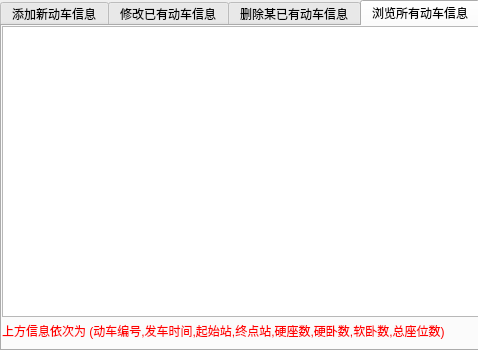
<?xml version="1.0" encoding="UTF-8"?>
<ui version="4.0">
 <class>AdminDialog</class>
 <widget class="QDialog" name="AdminDialog">
  <property name="geometry">
   <rect>
    <x>0</x>
    <y>0</y>
    <width>478</width>
    <height>350</height>
   </rect>
  </property>
  <property name="windowTitle">
   <string>Dialog</string>
  </property>
  <widget class="QTabWidget" name="tabWidget">
   <property name="geometry">
    <rect>
     <x>0</x>
     <y>0</y>
     <width>481</width>
     <height>351</height>
    </rect>
   </property>
   <property name="currentIndex">
    <number>3</number>
   </property>
   <widget class="QWidget" name="tab">
    <attribute name="title">
     <string>添加新动车信息</string>
    </attribute>
    <widget class="QLineEdit" name="lineEdit">
     <property name="geometry">
      <rect>
       <x>80</x>
       <y>40</y>
       <width>131</width>
       <height>31</height>
      </rect>
     </property>
    </widget>
    <widget class="QLineEdit" name="lineEdit_2">
     <property name="geometry">
      <rect>
       <x>300</x>
       <y>39</y>
       <width>131</width>
       <height>31</height>
      </rect>
     </property>
    </widget>
    <widget class="QLineEdit" name="lineEdit_3">
     <property name="geometry">
      <rect>
       <x>80</x>
       <y>110</y>
       <width>113</width>
       <height>31</height>
      </rect>
     </property>
    </widget>
    <widget class="QLineEdit" name="lineEdit_4">
     <property name="geometry">
      <rect>
       <x>300</x>
       <y>110</y>
       <width>113</width>
       <height>31</height>
      </rect>
     </property>
    </widget>
    <widget class="QLineEdit" name="lineEdit_5">
     <property name="geometry">
      <rect>
       <x>80</x>
       <y>180</y>
       <width>91</width>
       <height>31</height>
      </rect>
     </property>
    </widget>
    <widget class="QLineEdit" name="lineEdit_6">
     <property name="geometry">
      <rect>
       <x>300</x>
       <y>180</y>
       <width>91</width>
       <height>31</height>
      </rect>
     </property>
    </widget>
    <widget class="QLineEdit" name="lineEdit_7">
     <property name="geometry">
      <rect>
       <x>80</x>
       <y>250</y>
       <width>91</width>
       <height>31</height>
      </rect>
     </property>
    </widget>
    <widget class="QLabel" name="label">
     <property name="geometry">
      <rect>
       <x>20</x>
       <y>40</y>
       <width>61</width>
       <height>31</height>
      </rect>
     </property>
     <property name="text">
      <string>动车编号:</string>
     </property>
    </widget>
    <widget class="QLabel" name="label_2">
     <property name="geometry">
      <rect>
       <x>240</x>
       <y>40</y>
       <width>54</width>
       <height>31</height>
      </rect>
     </property>
     <property name="text">
      <string>发车时间:</string>
     </property>
    </widget>
    <widget class="QLabel" name="label_3">
     <property name="geometry">
      <rect>
       <x>20</x>
       <y>110</y>
       <width>54</width>
       <height>31</height>
      </rect>
     </property>
     <property name="text">
      <string>起始站:</string>
     </property>
    </widget>
    <widget class="QLabel" name="label_4">
     <property name="geometry">
      <rect>
       <x>240</x>
       <y>110</y>
       <width>54</width>
       <height>31</height>
      </rect>
     </property>
     <property name="text">
      <string>终点站:</string>
     </property>
    </widget>
    <widget class="QLabel" name="label_5">
     <property name="geometry">
      <rect>
       <x>20</x>
       <y>180</y>
       <width>54</width>
       <height>21</height>
      </rect>
     </property>
     <property name="text">
      <string>硬座数:</string>
     </property>
    </widget>
    <widget class="QLabel" name="label_6">
     <property name="geometry">
      <rect>
       <x>240</x>
       <y>180</y>
       <width>54</width>
       <height>21</height>
      </rect>
     </property>
     <property name="text">
      <string>硬卧数:</string>
     </property>
    </widget>
    <widget class="QLabel" name="label_7">
     <property name="geometry">
      <rect>
       <x>20</x>
       <y>250</y>
       <width>54</width>
       <height>21</height>
      </rect>
     </property>
     <property name="text">
      <string>软卧数:</string>
     </property>
    </widget>
    <widget class="QPushButton" name="addButton">
     <property name="geometry">
      <rect>
       <x>254</x>
       <y>242</y>
       <width>161</width>
       <height>41</height>
      </rect>
     </property>
     <property name="text">
      <string>确认添加</string>
     </property>
    </widget>
    <widget class="QLabel" name="label_8">
     <property name="geometry">
      <rect>
       <x>273</x>
       <y>80</y>
       <width>121</width>
       <height>20</height>
      </rect>
     </property>
     <property name="text">
      <string>(格式:X年X月X号X:X)</string>
     </property>
    </widget>
    <widget class="QLabel" name="label_13">
     <property name="geometry">
      <rect>
       <x>50</x>
       <y>295</y>
       <width>231</width>
       <height>21</height>
      </rect>
     </property>
     <property name="text">
      <string>TextLabel</string>
     </property>
    </widget>
   </widget>
   <widget class="QWidget" name="tab_2">
    <attribute name="title">
     <string>修改已有动车信息</string>
    </attribute>
    <widget class="QPushButton" name="EditButton">
     <property name="geometry">
      <rect>
       <x>270</x>
       <y>260</y>
       <width>191</width>
       <height>51</height>
      </rect>
     </property>
     <property name="text">
      <string>确认修改</string>
     </property>
    </widget>
    <widget class="QCheckBox" name="checkBox">
     <property name="geometry">
      <rect>
       <x>100</x>
       <y>10</y>
       <width>121</width>
       <height>31</height>
      </rect>
     </property>
     <property name="text">
      <string>修改发车时间</string>
     </property>
    </widget>
    <widget class="QCheckBox" name="checkBox_2">
     <property name="geometry">
      <rect>
       <x>100</x>
       <y>50</y>
       <width>121</width>
       <height>31</height>
      </rect>
     </property>
     <property name="text">
      <string>修改起始站</string>
     </property>
    </widget>
    <widget class="QCheckBox" name="checkBox_3">
     <property name="geometry">
      <rect>
       <x>100</x>
       <y>90</y>
       <width>121</width>
       <height>31</height>
      </rect>
     </property>
     <property name="text">
      <string>修改终点站</string>
     </property>
    </widget>
    <widget class="QCheckBox" name="checkBox_4">
     <property name="geometry">
      <rect>
       <x>100</x>
       <y>130</y>
       <width>121</width>
       <height>31</height>
      </rect>
     </property>
     <property name="text">
      <string>修改硬座的数量</string>
     </property>
    </widget>
    <widget class="QCheckBox" name="checkBox_5">
     <property name="geometry">
      <rect>
       <x>100</x>
       <y>170</y>
       <width>121</width>
       <height>31</height>
      </rect>
     </property>
     <property name="text">
      <string>修改硬卧的数量</string>
     </property>
    </widget>
    <widget class="QCheckBox" name="checkBox_6">
     <property name="geometry">
      <rect>
       <x>100</x>
       <y>210</y>
       <width>121</width>
       <height>31</height>
      </rect>
     </property>
     <property name="text">
      <string>修改软卧的数量</string>
     </property>
    </widget>
    <widget class="QLineEdit" name="lineEdit_9">
     <property name="geometry">
      <rect>
       <x>200</x>
       <y>10</y>
       <width>131</width>
       <height>31</height>
      </rect>
     </property>
    </widget>
    <widget class="QLineEdit" name="lineEdit_10">
     <property name="geometry">
      <rect>
       <x>200</x>
       <y>50</y>
       <width>131</width>
       <height>31</height>
      </rect>
     </property>
    </widget>
    <widget class="QLineEdit" name="lineEdit_11">
     <property name="geometry">
      <rect>
       <x>200</x>
       <y>90</y>
       <width>131</width>
       <height>31</height>
      </rect>
     </property>
    </widget>
    <widget class="QLineEdit" name="lineEdit_12">
     <property name="geometry">
      <rect>
       <x>210</x>
       <y>130</y>
       <width>131</width>
       <height>31</height>
      </rect>
     </property>
    </widget>
    <widget class="QLineEdit" name="lineEdit_13">
     <property name="geometry">
      <rect>
       <x>210</x>
       <y>170</y>
       <width>131</width>
       <height>31</height>
      </rect>
     </property>
    </widget>
    <widget class="QLineEdit" name="lineEdit_14">
     <property name="geometry">
      <rect>
       <x>210</x>
       <y>210</y>
       <width>131</width>
       <height>31</height>
      </rect>
     </property>
    </widget>
    <widget class="QLabel" name="label_11">
     <property name="geometry">
      <rect>
       <x>0</x>
       <y>270</y>
       <width>151</width>
       <height>31</height>
      </rect>
     </property>
     <property name="text">
      <string>请输入要修改的动车的编号:</string>
     </property>
    </widget>
    <widget class="QLineEdit" name="lineEdit_15">
     <property name="geometry">
      <rect>
       <x>150</x>
       <y>270</y>
       <width>91</width>
       <height>31</height>
      </rect>
     </property>
    </widget>
    <widget class="QLabel" name="label_12">
     <property name="geometry">
      <rect>
       <x>0</x>
       <y>310</y>
       <width>281</width>
       <height>16</height>
      </rect>
     </property>
     <property name="text">
      <string>&lt;html&gt;&lt;head/&gt;&lt;body&gt;&lt;p&gt;&lt;span style=&quot; color:#ff0000;&quot;&gt;(请在要修改的位置打勾,并在后面写入修改后的内容)&lt;/span&gt;&lt;/p&gt;&lt;/body&gt;&lt;/html&gt;</string>
     </property>
    </widget>
   </widget>
   <widget class="QWidget" name="tab_3">
    <attribute name="title">
     <string>删除某已有动车信息</string>
    </attribute>
    <widget class="QLineEdit" name="lineEdit_8">
     <property name="geometry">
      <rect>
       <x>160</x>
       <y>170</y>
       <width>151</width>
       <height>41</height>
      </rect>
     </property>
    </widget>
    <widget class="QPushButton" name="DeleteButton">
     <property name="geometry">
      <rect>
       <x>160</x>
       <y>262</y>
       <width>171</width>
       <height>41</height>
      </rect>
     </property>
     <property name="text">
      <string>确认删除</string>
     </property>
    </widget>
    <widget class="QLabel" name="label_9">
     <property name="geometry">
      <rect>
       <x>50</x>
       <y>110</y>
       <width>251</width>
       <height>31</height>
      </rect>
     </property>
     <property name="text">
      <string>&lt;html&gt;&lt;head/&gt;&lt;body&gt;&lt;p&gt;&lt;span style=&quot; font-size:12pt; font-style:italic; color:#ff0000;&quot;&gt;请在下方输入要删除的动车编号:&lt;/span&gt;&lt;/p&gt;&lt;/body&gt;&lt;/html&gt;</string>
     </property>
    </widget>
    <widget class="QLabel" name="label_10">
     <property name="geometry">
      <rect>
       <x>80</x>
       <y>180</y>
       <width>71</width>
       <height>21</height>
      </rect>
     </property>
     <property name="text">
      <string>&lt;html&gt;&lt;head/&gt;&lt;body&gt;&lt;p&gt;&lt;span style=&quot; font-size:11pt;&quot;&gt;动车编号:&lt;/span&gt;&lt;/p&gt;&lt;/body&gt;&lt;/html&gt;</string>
     </property>
    </widget>
   </widget>
   <widget class="QWidget" name="tab_4">
    <attribute name="title">
     <string>浏览所有动车信息</string>
    </attribute>
    <widget class="QTextBrowser" name="textBrowser">
     <property name="geometry">
      <rect>
       <x>0</x>
       <y>0</y>
       <width>481</width>
       <height>291</height>
      </rect>
     </property>
    </widget>
    <widget class="QLabel" name="label_14">
     <property name="geometry">
      <rect>
       <x>0</x>
       <y>290</y>
       <width>471</width>
       <height>31</height>
      </rect>
     </property>
     <property name="text">
      <string>&lt;html&gt;&lt;head/&gt;&lt;body&gt;&lt;p&gt;&lt;span style=&quot; color:#ff0000;&quot;&gt;上方信息依次为 (动车编号,发车时间,起始站,终点站,硬座数,硬卧数,软卧数,总座位数)&lt;/span&gt;&lt;/p&gt;&lt;/body&gt;&lt;/html&gt;</string>
     </property>
    </widget>
   </widget>
  </widget>
 </widget>
 <resources/>
 <connections/>
</ui>
